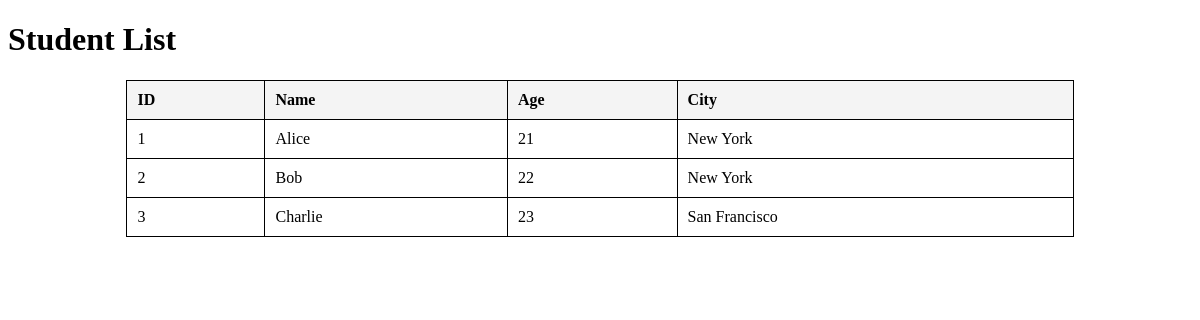
Page /books/students/list/ on the earlier database version.
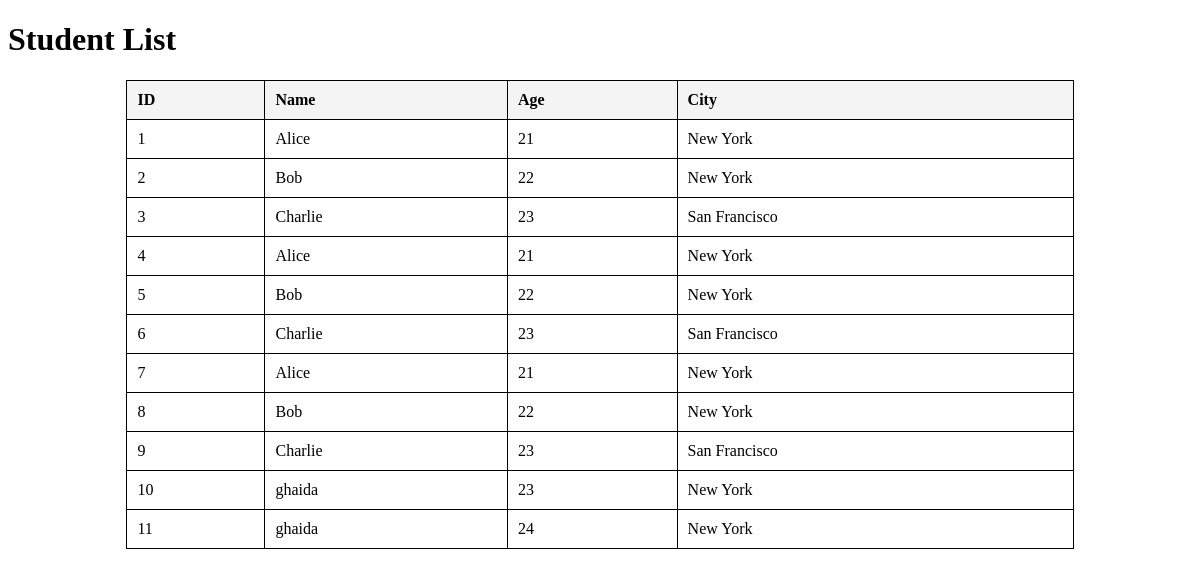
Same page on the later database version.
### apps/bookmodule/models.py (models this page shows, shortened)
class Student(models.Model):
    name = models.CharField(max_length=100)
    age = models.IntegerField()
    address = models.ForeignKey(Address, on_delete=models.CASCADE)

class Address(models.Model):
    city = models.CharField(max_length=100)

### apps/bookmodule/views.py (the view)
# urls.py: path('students/list/', views.student_list, name='student_list'),
def student_list(request):
    students = Student.objects.select_related('address')  # Use select_related for optimized query
    return render(request, 'bookmodule/student_list.html', {'students': students})

### apps/templates/bookmodule/student_list.html (shortened to what this page needs)
<!DOCTYPE html>
<html lang="en">
<head>
</head>
<body>
    <h1>Student List</h1>
    <table>
        <thead>
            <tr>
                <th>ID</th>
                <th>Name</th>
                <th>Age</th>
                <th>City</th>
            </tr>
        </thead>
        <tbody>
            {% for student in students %}
            <tr>
                <td>{{ student.id }}</td>
                <td>{{ student.name }}</td>
                <td>{{ student.age }}</td>
                <td>{{ student.address.city }}</td>
            </tr>
            {% endfor %}
        </tbody>
    </table>
</body>
</html>

### apps/templates/bookmodule/student_list.html (style rules this page uses)
table { width: 80%; margin: 20px auto; border-collapse: collapse; }
table, th, td { border: 1px solid black; }
th, td { padding: 10px; text-align: left; }
th { background-color: #f4f4f4; }

Differences in the rows shown:
added Student: id "4", name "Alice", age "21", address.city "New York"
added Student: id "5", name "Bob", age "22", address.city "New York"
added Student: id "6", name "Charlie", age "23", address.city "San Francisco"
added Student: id "7", name "Alice", age "21", address.city "New York"
added Student: id "8", name "Bob", age "22", address.city "New York"
added Student: id "9", name "Charlie", age "23", address.city "San Francisco"
added Student: id "10", name "ghaida", age "23", address.city "New York"
added Student: id "11", name "ghaida", age "24", address.city "New York"
